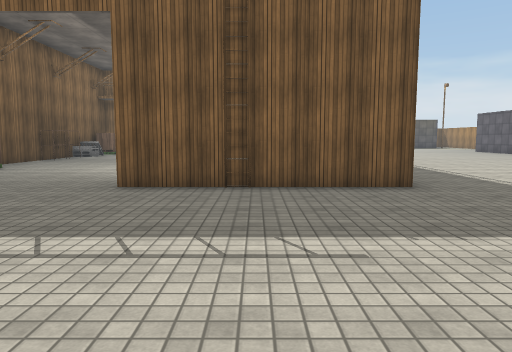
View 1 (above)

22 first-person views from a walk through a scene from a Unity 3-D project. The camera is 1.5 m above the floor, tilts 6° down and sees 70° across. The floor is counted in squares, 2 m on a side. Each view is taken from the middle of a square. On the plan, view 1 faces up. The plan holds only what a view shows up to about 11 squares ahead; the rest is blank. Some surface patterns are stand-ins.

View 2
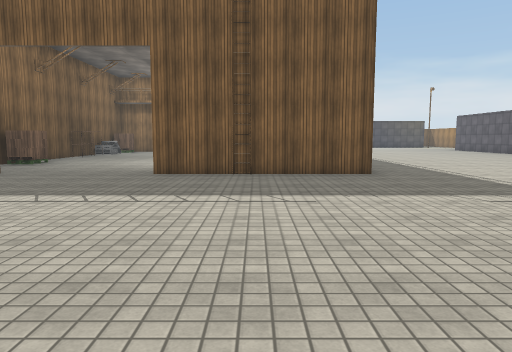

View 3
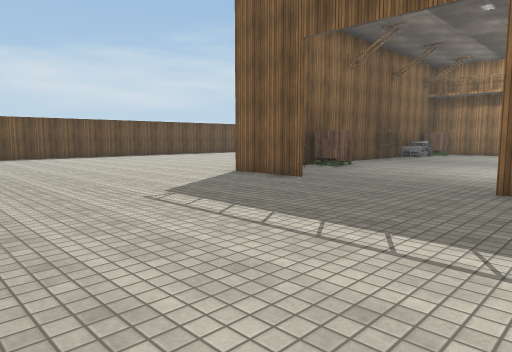

View 4
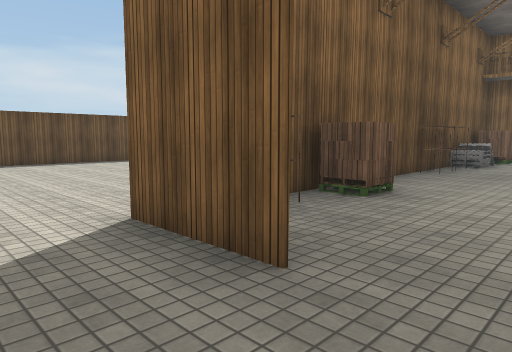

View 5
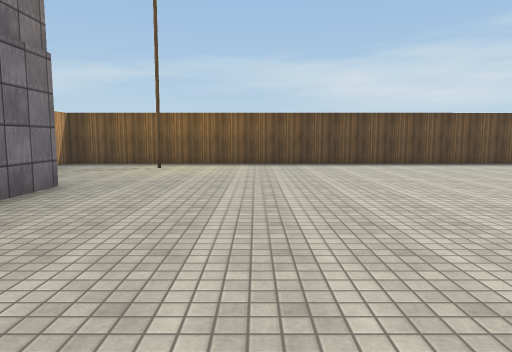

View 6
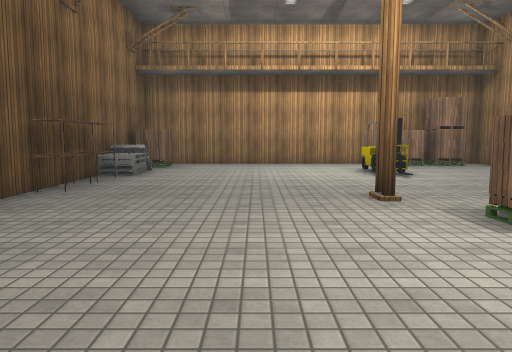

View 7
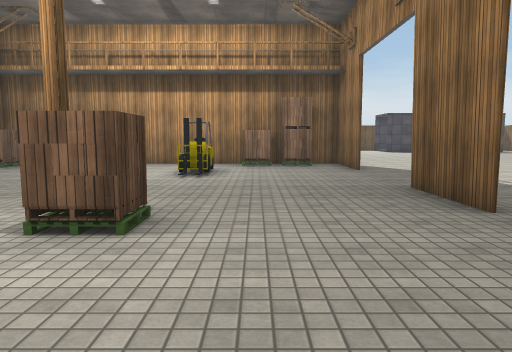

View 8
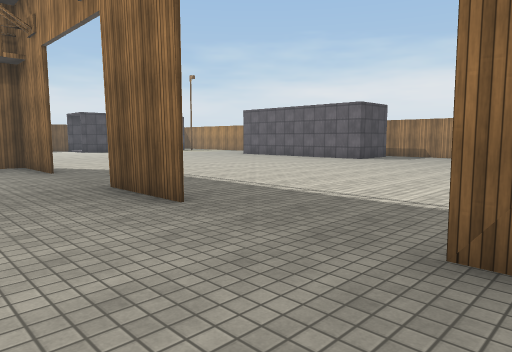

View 9
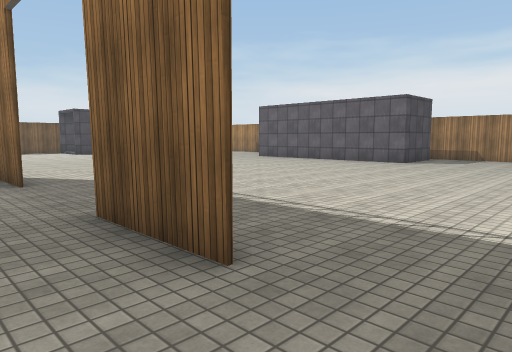

View 10
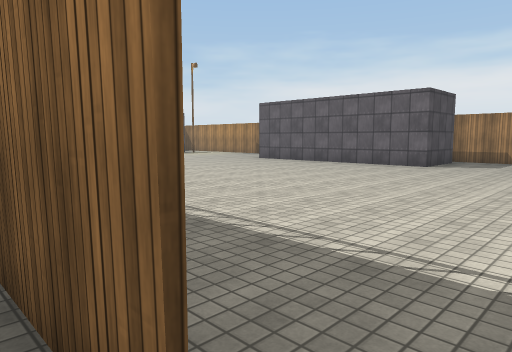

View 11
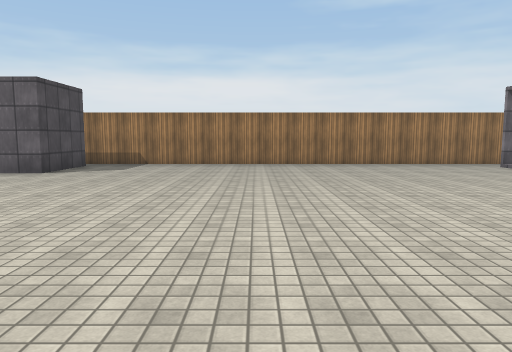

View 12
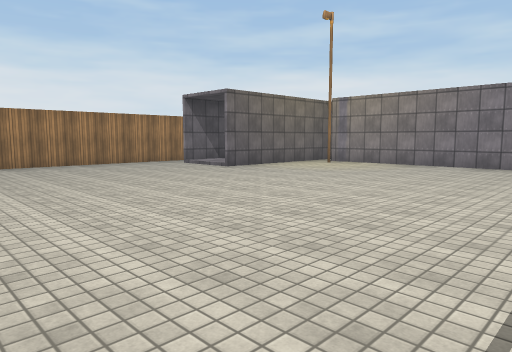

View 13
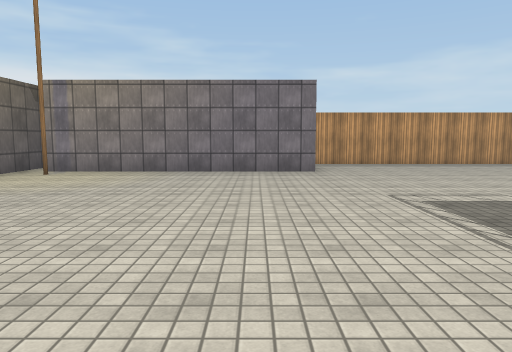

View 14
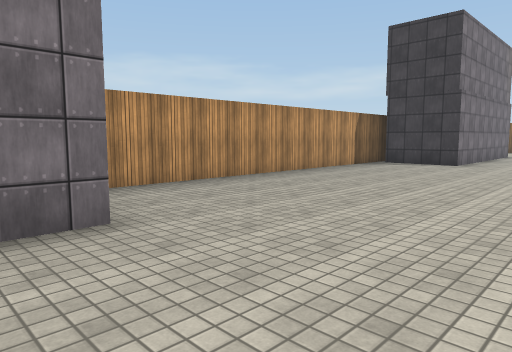

View 15
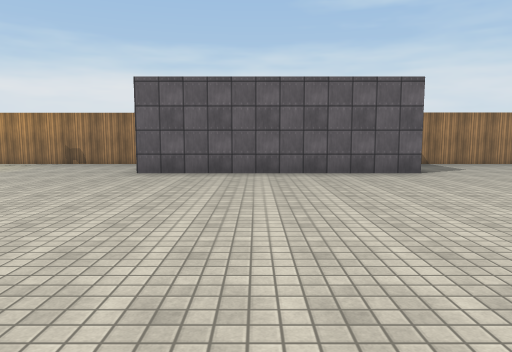

View 16
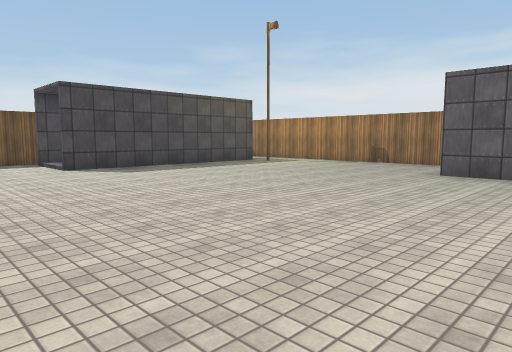

View 17
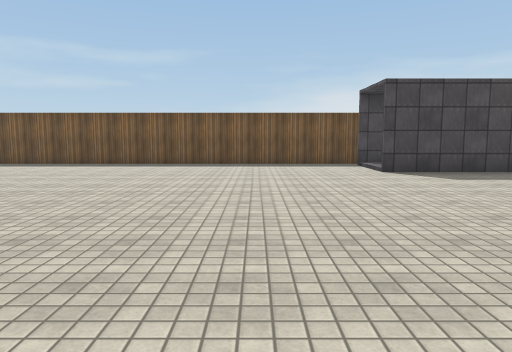

View 18
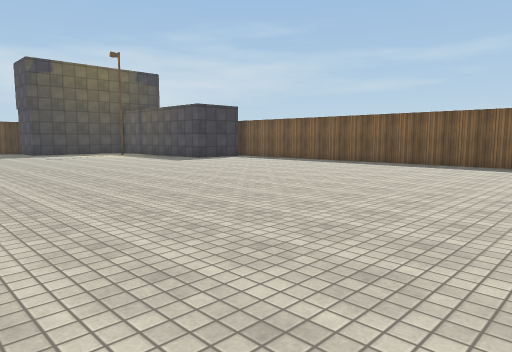

View 19
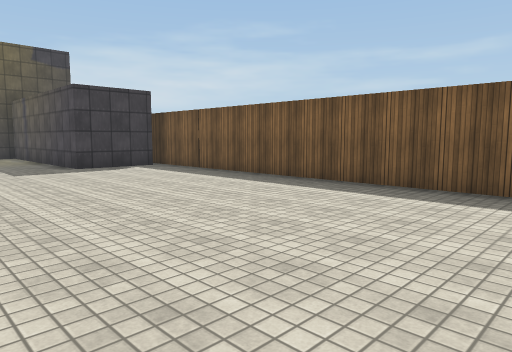

View 20
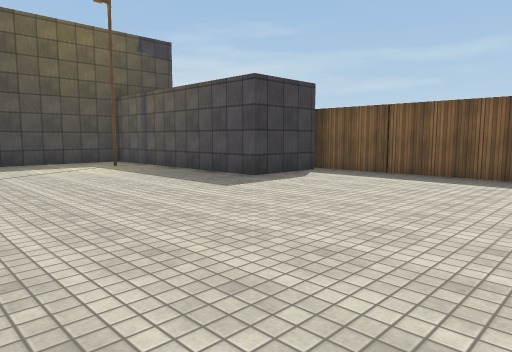

View 21
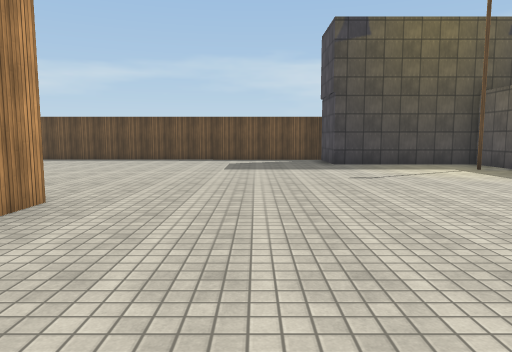

View 22
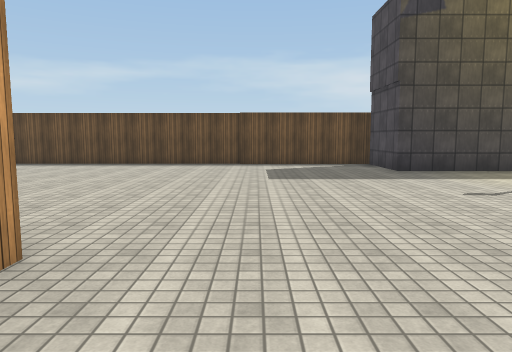

### Floor plan
Key: @ floor where view 1 was taken; # wall or solid block; . floor; / step, stairs or slope; P pallet; S shelf; C container; F forklift; O other object.
Columns run from 16 left of view 1 to 15 right of it. Each row starts with its distance up from view 1.
 29         ################
 28         C..............C
 27     CCCCC............../
 26   C....................CCCCC
 25   C.#.......................
 24   C.......................... .#
 23  CC............................#
 22 #..............................#
 21 #..............................#
 20 #..............................#
 19 #...........................C
 18 #...........     ...........C
 17 #........#P#####PP#.........C
 16 #....... P........#.........C
 15 #.....   O.....F............C
 14 #....    #..................CC.#
 13 #..      S.....................#
 12 #        S........#............#
 11          #........#............#
 10          #.....P...............#
  9 #..      P.....................#
  8 #....    #.....................#
  7 #....... S..... ..#............#
  6 #........##...## # ............#
  5 #..............................#
  4 #..............................#
  3 #...........................//.#
  2 #..........................C C.#
  1 #..........................C
  0 #.#.............@.........#
 -1 #.....CC CCC.........CCCCCCC
 -2 #....      C.........      C
 -3 #..        C.........C
 -4 ##          #########

Where each view was taken, in squares from view 1:
view 1: 0 up, 0 right, facing up
view 2: 2 down, 0 right, facing up
view 3: 0 up, 1 left, facing up-left
view 4: 4 up, 4 left, facing up-left
view 5: 2 up, 5 left, facing left
view 6: 7 up, 4 left, facing up
view 7: 7 up, 0 right, facing up
view 8: 7 up, 0 right, facing up-right
view 9: 9 up, 1 right, facing up-right
view 10: 10 up, 2 right, facing up-right
view 11: 9 up, 4 right, facing right
view 12: 9 up, 4 right, facing down-right
view 13: 7 up, 6 right, facing down
view 14: 2 up, 6 right, facing down-left
view 15: 17 up, 4 right, facing right
view 16: 17 up, 4 right, facing up-right
view 17: 18 up, 4 right, facing up
view 18: 18 up, 4 right, facing up-left
view 19: 23 up, 2 right, facing up-left
view 20: 21 up, 2 left, facing up-left
view 21: 20 up, 3 left, facing left
view 22: 19 up, 5 left, facing left
